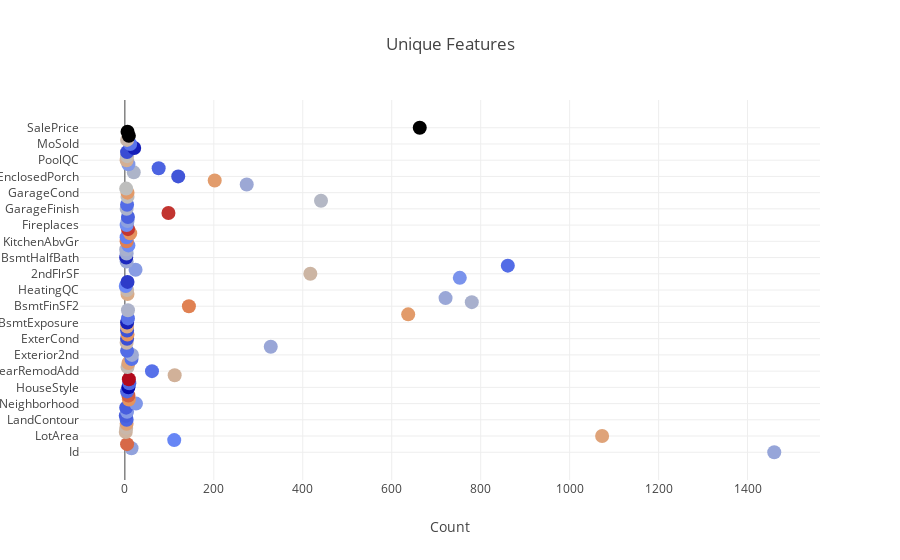

The notebook cell this image was saved under:
### Code cell
# https://plot.ly/python/getting-started/#initialization-for-offline-plotting
import plotly.graph_objs as go
import plotly.offline as py
import plotly

from plotly.graph_objs import Scatter, Layout
plotly.offline.init_notebook_mode(connected=True)

# 수정
n_unique = []

for column in train:
    n_unique.append(len(train[column].unique()))

#unique_features_len = pd.DataFrame(n_unique, index = train.columns, columns = ['Unique'])

unique_features_len = pd.Series(n_unique , index = train.columns)

trace = go.Scatter(
        x = unique_features_len.values,
        y = unique_features_len.index,
        mode = 'markers',
        marker = dict(
                size = '14',
                color = np.random.randn(78))
        )

layout = go.Layout(
    
        title = 'Unique Features',
        xaxis = dict(
                title = 'Count',),
        )
fig = go.Figure(data = [trace], layout = layout)
plotly.offline.iplot(fig)

### Figure 1 — Plotly figure (JSON) as saved in the notebook; plotly's stock layout.template omitted (floating-point values rounded to 4 significant figures)
{"data": [{"marker": {"color": [0.03212, -0.008941, 1.648, -0.367, 0.9189, 0.5865, 0.5089, 0.9742, -0.7751, -0.8709, -0.1193, -0.8626, -0.1506, 1.217, 1.756, -0.7343, -1.904, -0.7507, 2.605, 0.6375, -0.62, 0.4124, 0.9191, -0.6181, 0.09506, -0.6802, 0.0503, 0.5478, -1.051, 1.188, -0.9936, 0.8312, -1.613, -0.6136, 1.079, 0.2094, 1.416, 0.1717, 0.05875, 0.7661, 0.4837, -0.3294, -1.287, -0.1968, 0.5628, -0.08424, -0.6859, 0.06276, -1.533, 0.09384, 0.1738, -0.2928, 1.434, -0.4457, 1.194, 2.161, -0.2697, -0.0331, -0.8241, 2.176, 0.1996, -0.6808, 0.2686, 0.3403, 1.089, 0.3576, 0.07398, 1.055, -0.974, 0.2165, -0.797, -0.1253, 0.6807, 0.4057, -1.083, -1.657, -0.5862, 0.516], "size": "14"}, "mode": "markers", "type": "scatter", "x": [1460, 15, 5, 111, 1073, 2, 3, 4, 4, 2, 5, 3, 25, 9, 8, 5, 8, 10, 9, 112, 61, 6, 8, 15, 16, 5, 328, 4, 5, 6, 5, 5, 5, 7, 637, 7, 144, 780, 721, 6, 5, 2, 6, 753, 417, 24, 861, 4, 3, 4, 3, 8, 4, 4, 12, 7, 4, 6, 7, 98, 4, 5, 441, 6, 6, 3, 274, 202, 120, 20, 76, 8, 4, 5, 5, 21, 12, 5, 9, 6, 663], "y": ["Id", "MSSubClass", "MSZoning", "LotFrontage", "LotArea", "Street", "Alley", "LotShape", "LandContour", "Utilities", "LotConfig", "LandSlope", "Neighborhood", "Condition1", "Condition2", "BldgType", "HouseStyle", "OverallQual", "OverallCond", "YearBuilt", "YearRemodAdd", "RoofStyle", "RoofMatl", "Exterior1st", "Exterior2nd", "MasVnrType", "MasVnrArea", "ExterQual", "ExterCond", "Foundation", "BsmtQual", "BsmtCond", "BsmtExposure", "BsmtFinType1", "BsmtFinSF1", "BsmtFinType2", "BsmtFinSF2", "BsmtUnfSF", "TotalBsmtSF", "Heating", "HeatingQC", "CentralAir", "Electrical", "1stFlrSF", "2ndFlrSF", "LowQualFinSF", "GrLivArea", "BsmtFullBath", "BsmtHalfBath", "FullBath", "HalfBath", "BedroomAbvGr", "KitchenAbvGr", "KitchenQual", "TotRmsAbvGrd", "Functional", "Fireplaces", "FireplaceQu", "GarageType", "GarageYrBlt", "GarageFinish", "GarageCars", "GarageArea", "GarageQual", "GarageCond", "PavedDrive", "WoodDeckSF", "OpenPorchSF", "EnclosedPorch", "3SsnPorch", "ScreenPorch", "PoolArea", "PoolQC", "Fence", "MiscFeature", "MiscVal", "MoSold", "YrSold", "SaleType", "SaleCondition", "SalePrice"]}], "layout": {"title": "Unique Features", "xaxis": {"title": "Count"}}}
